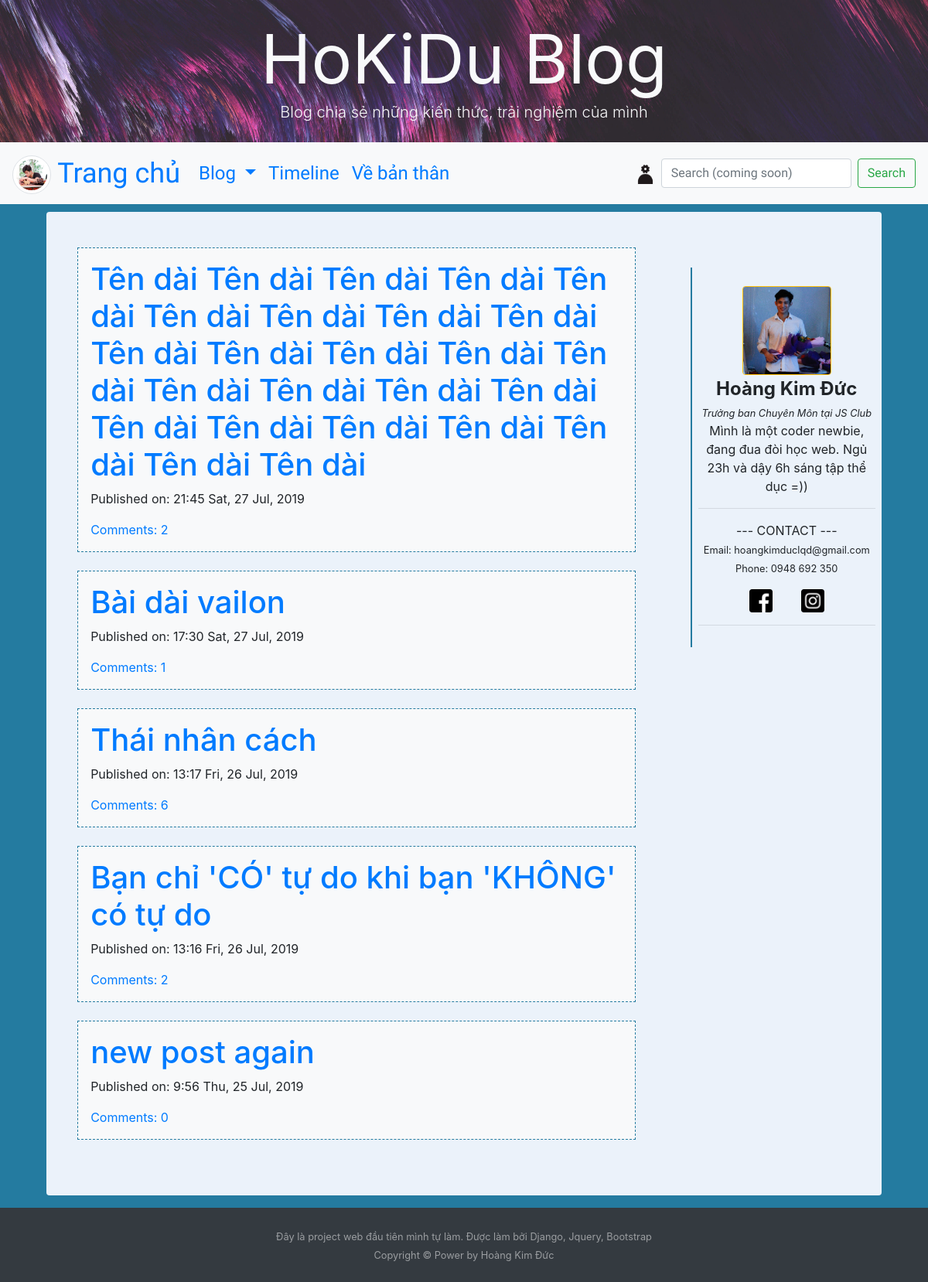
/, run on an earlier commit of the app's database.
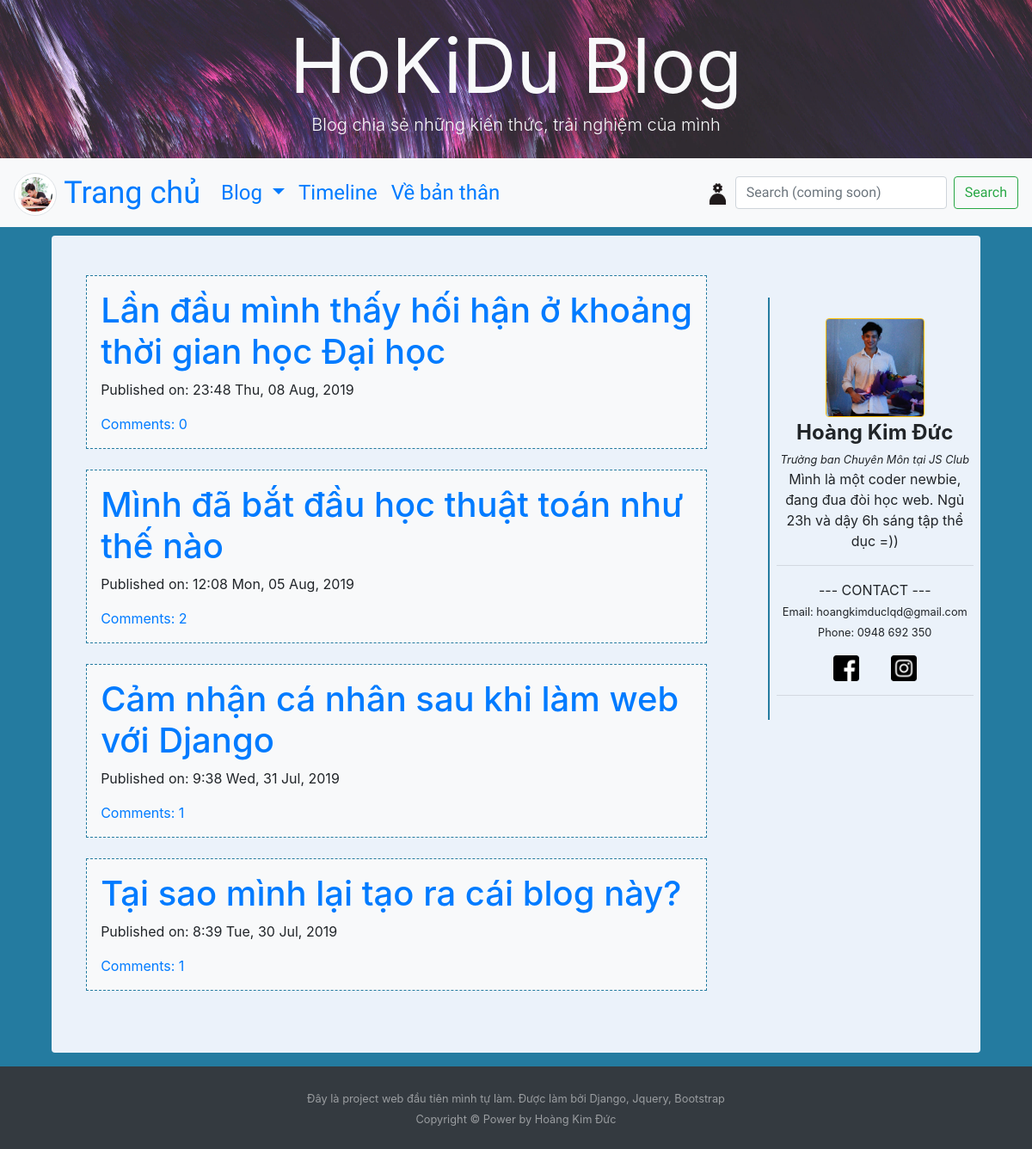
And on a later commit of the database.
### blog/models.py (models this page shows, shortened)
class Post(models.Model):
   author = models.ForeignKey('auth.User', on_delete=models.CASCADE)
   title = models.CharField(max_length=200)
   text = models.TextField()
   create_date = models.DateTimeField(default=timezone.now)
   published_date = models.DateTimeField(blank=True,null=True)
   tag = models.CharField(choices=tag_list, max_length=20, default='tag1')
   view = models.IntegerField()

### blog/views.py (the view)
class PostListView(ListView):
   context_object_name = 'post_list'
   model = Post
   def get_queryset(self):
      return Post.objects.filter(published_date__lte=timezone.now()).order_by('-published_date')

### blog/views.py (called while the page is built)
   def get_context_data(self, **kwargs):
        ctx = super(ListView, self).get_context_data(**kwargs)
        ctx['Notification'] = Notification.objects.order_by('-time')
        return ctx

### blog/templates/blog/post_list.html (shortened to what this page needs)
{% extends "blog/base.html" %}
{% block content %}
<div class="centerstage">
   {% for post in post_list %}
   <br>
   <div class="post p-3 bg-light">
      <h1><a href="{% url 'post_detail' pk=post.pk %}">{{post.title}}</a></h1>
      <div class="date">
         <p>Published on: {{post.published_date|date:"G:i D, d M, Y"}}</p>
      </div>
      <a href="{% url 'post_detail' pk=post.pk %}">Comments: {{ post.comments.count }}</a>
   </div>
   {% endfor %}
</div>
{% endblock content %}

### blog/templates/blog/base.html (shortened to what this page needs)
<!DOCTYPE html>
{% load staticfiles %}
<html lang="en" dir="ltr">
<head>
   <link rel="stylesheet" href="https://maxcdn.bootstrapcdn.com/bootstrap/4.3.1/css/bootstrap.min.css">
   <link rel="stylesheet" href="//cdn.jsdelivr.net/npm/medium-editor@latest/dist/css/medium-editor.min.css"
      type="text/css" media="screen" charset="utf-8">
   <link rel="stylesheet" href="{% static 'css/blog.css' %}">
</head>
<body>
   <link rel="stylesheet" href="https://maxcdn.bootstrapcdn.com/font-awesome/4.7.0/css/font-awesome.min.css">
   <section class=" align-items-center d-flex bg-dark"
      style="height:40vh; background-size: cover; background-image: url(/static/images/base/header.jpg);">
      <div class="container-fluid">
         <div class="row  justify-content-center align-items-left d-flex text-center h-100">
            <div class="col-12 col-md-8 mt-4 h-50 ">
               <h1 class="display-2  text-light mb-auto mt-auto"><strong>HoKiDu Blog</strong> </h1>
               <p class="lead  text-light mb-4">Blog chia sẻ những kiến thức, trải nghiệm của mình</p>
            </div>
         </div>
      </div>
   </section>
   <nav class="navbar navbar-expand-lg bg-light techfont">
      <a class="navbar-brand bigbrand" href="{% url 'post_list' %}"><img style="height: 50px; width: 50px;"
            class="img-thumbnail rounded-circle" src="{% static 'images/base/brand.jpg' %}"> Trang chủ</a>
      <div class="collapse navbar-collapse" id="navbarSupportedContent">
         <ul class="navbar-nav mr-auto">
            <li class="nav-item dropdown">
               <a class="nav-link dropdown-toggle" href="#" id="navbarDropdown" role="button" data-toggle="dropdown"
                  aria-haspopup="true" aria-expanded="false">
                  Blog
               </a>
            </li>
            <li class="nav-item active">
               <a class="nav-link" href="#">Timeline</a>
            </li>
            <li class="nav-item active">
               <a class="nav-link" href="{% url 'about' %}">Về bản thân <span class="sr-only">(current)</span></a>
            </li>
         </ul>
         <ul class="navbar-nav navbar-right">
            {% if user.is_authenticated %}
            <li class="nav-item dropdown">
               <a class="nav-link dropdown-toggle" href="#" id="adminDropdown" role="button" data-toggle="dropdown"
                  aria-haspopup="true" aria-expanded="false">
                  Admin
               </a>
               <div class="dropdown-menu bg-light" aria-labelledby="adminDropdown">
                  <a class="dropdown-item" href="{% url 'post_new' %}">New Post</a>
                  <a class="dropdown-item" href="{% url 'post_draft_list' %}">Drafts</a>
                  <a class="dropdown-item" href="{% url 'logout' %}">Logout</a>
                  <div class="dropdown-divider"></div>
                  <a class="dropdown-item" href="#"></a>
               </div>
            </li>
            <li class="nav-item pr-2 mt-auto mb-auto dropdown">
               <a class="nav-link" href="#" id="NotificationDropdown"
                   role="button" data-toggle="dropdown"
                  aria-haspopup="true" aria-expanded="false">
                  <img style="height: 30px" src="{% static 'icons/bell.png' %}">
               </a>
               <div class="dropdown-menu dropdown-menu-right bg-light rounded"
                  aria-labelledby="NotificationDropdown"
                  style="box-shadow: 2px 2px 3px grey; width: 500px; height:350px; overflow-y: scroll; overflow-x:hidden">
                  {% for notification in Notification %}
                  <a href="/{{ notification.target }}/{{ notification.id_target }}/" class="dropdown-item">
                     <div style=" width: 500px;"><p style=" width:inherit;">{{ notification }}</p></div>
                     <div class="text-right"><small>{{ notification.time|date:"H:i - d/m"}}</small></div>
                  </a>
                  <hr>
                  {% endfor %}
               </div>
            </li>
            <!-- <li class="nav-item"><a class="nav-link" href="{% url 'post_new' %}">New Post</a></li>
            <li class="nav-item"><a class="nav-link" href="{% url 'post_draft_list' %}">Drafts</a></li>
            <li class="nav-item"><a class="nav-link" href="{% url 'logout' %}">Logout</a></li> -->
            <li class="nav-item"><a class="nav-link">{{user.username}}</a></li>
            {% else %}
            <li class="nav-item "><a class="nav-link" href="{% url 'login' %}">
               <img style="height:25px; width:25px;" src="{% static 'icons/admin.png' %}" alt="">
            </a></li>
            {% endif %}
         </ul>
         <form class="form-inline my-2 my-lg-0">
            <input class="form-control mr-sm-2" type="search" placeholder="Search (coming soon)" aria-label="Search">
            <button class="btn btn-outline-success my-2 my-sm-0" type="submit">Search</button>
         </form>
      </div>
   </nav>
   <div class="content rounded mb-3">
      <div class="row mt-3">
         <div class="col-lg-9">
            <div class="blog_posts">
               {% block content %}
               {% endblock content %}
            </div>
         </div>
         <div class="col-lg-3 text-center">
            <div class="sidebar sticky-top">
               <div class="profile pr-2 pl-2 verticalline">
                  <img class="w-50 rounded border border-warning" src="{% static 'images/base/icon.jpg' %}" alt=""><br>
                  <b class="bigbrand">Hoàng Kim Đức</b> <br>
                  <em><small>Trưởng ban Chuyên Môn tại JS Club</small></em>
                  <p>Mình là một coder newbie, đang đua đòi học web. Ngủ 23h và dậy 6h sáng tập thể dục =))</p>
                  <hr>
                  <p>--- CONTACT ---<br>
                     <small>Email: hoangkimduclqd@gmail.com</small><br>
                     <small>Phone: 0948 692 350</small>
                     <div>
                        <a style="display: inline;" class="nav-link" href="https://www.facebook.com/hokiduc"
                           target="_blank" rel="noopener noreferrer">
                           <img style="height:30px; width:30px;" src="{% static 'icons/facebook.png' %}" alt="">
                        </a>
                        <a style="display: inline;" class="nav-link" href="https://www.instagram.com/kimduwsc/"
                           target="_blank" rel="noopener noreferrer">
                           <img style="height:30px; width:30px;" src="{% static 'icons/instagram.png' %}" alt="">
                        </a>
                     </div>
                  </p>
                  <hr>
               </div>
            </div>
         </div>
      </div>
      <br><br><br>
   </div>
   <footer id="sticky-footer" class="py-4 bg-dark text-white-50">
      <div class="container text-center">
         <small>Đây là project web đầu tiên mình tự làm. Được làm bởi Django, Jquery, Bootstrap
            <br>Copyright &copy; Power by Hoàng Kim Đức</small>
      </div>
   </footer>
</body>
</html>

### blog/static/css/blog.css (style rules this page uses)
body { background-color: #247BA0; }
.content { background-color: #EBF2FA; width: 90%; margin-left: auto; margin-right: auto; padding-top: 0.5%; }
.blog_posts { width: 90%; margin-left: auto; margin-right: auto; }
.techfont { font-family: 'Lobster', cursive; font-size: 1.5em; margin-bottom: 10px; }
.bigbrand { font-size: 1.5em }
.centerstage { margin-left: auto; margin-right: auto; }
.post { border: 1px dashed #247BA0 }
.verticalline { border-left: 2px solid #247BA0; }
.profile { padding-top: 10%; padding-bottom: 5% }
.sidebar { padding-top: 20% }
html, body { height: 100%; }
body { display: flex; flex-direction: column; }
.content { flex: 1 0 auto; }

What changed in the data, as far as the page shows it:
removed Post: title "Tên dài Tên dài Tên dài Tên dài Tên dài Tên dài Tên dài Tên dài Tên dài Tên dài Tên dài Tên dài Tên dài Tên dài Tên dài Tên dài Tên dài Tên dài Tên dài Tên dài Tên dài Tên dài Tên dài Tên dài Tên dài", published_date "21:45 Sat, 27 Jul, 2019", comments.count "2"
removed Post: title "Bài dài vailon", published_date "17:30 Sat, 27 Jul, 2019", comments.count "1"
removed Post: title "Thái nhân cách", published_date "13:17 Fri, 26 Jul, 2019", comments.count "6"
removed Post: title "Bạn chỉ 'CÓ' tự do khi bạn 'KHÔNG' có tự do", published_date "13:16 Fri, 26 Jul, 2019", comments.count "2"
removed Post: title "new post again", published_date "9:56 Thu, 25 Jul, 2019", comments.count "0"
added Post: title "Lần đầu mình thấy hối hận ở khoảng thời gian học Đại học", published_date "23:48 Thu, 08 Aug, 2019", comments.count "0"
added Post: title "Mình đã bắt đầu học thuật toán như thế nào", published_date "12:08 Mon, 05 Aug, 2019", comments.count "2"
added Post: title "Cảm nhận cá nhân sau khi làm web với Django", published_date "9:38 Wed, 31 Jul, 2019", comments.count "1"
added Post: title "Tại sao mình lại tạo ra cái blog này?", published_date "8:39 Tue, 30 Jul, 2019", comments.count "1"
